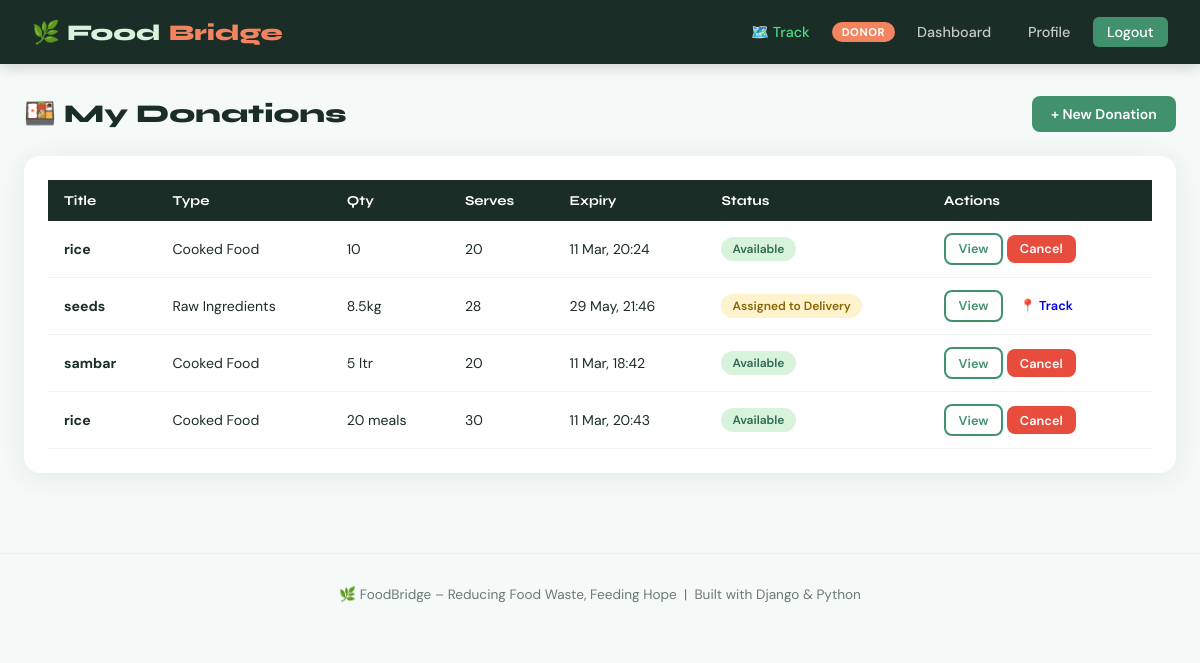
The app's page /donor/donations/ (signed in) with its own data.
### core/models.py (models this page shows, shortened)
class UserProfile(models.Model):
    ROLE_CHOICES = [
        ('donor', 'Food Donor'),
        ('delivery', 'Delivery Agent'),
        ('receiver', 'Receiver'),
    ]
    user = models.OneToOneField(User, on_delete=models.CASCADE, related_name='profile')
    role = models.CharField(max_length=20, choices=ROLE_CHOICES)
    phone = models.CharField(max_length=15, blank=True)
    address = models.TextField(blank=True)
    city = models.CharField(max_length=100, blank=True)
    pincode = models.CharField(max_length=10, blank=True)
    organization_name = models.CharField(max_length=200, blank=True)
    is_available = models.BooleanField(default=True)
    profile_pic = models.ImageField(upload_to='profiles/', blank=True, null=True)
    created_at = models.DateTimeField(auto_now_add=True)

class FoodDonation(models.Model):
    STATUS_CHOICES = [
        ('available', 'Available'),
        ('assigned', 'Assigned to Delivery'),
        ('in_transit', 'In Transit'),
        ('delivered', 'Delivered'),
        ('expired', 'Expired'),
        ('cancelled', 'Cancelled'),
    ]
    FOOD_TYPE_CHOICES = [
        ('cooked', 'Cooked Food'),
        ('raw', 'Raw Ingredients'),
        ('packaged', 'Packaged Food'),
        ('fruits_vegetables', 'Fruits & Vegetables'),
        ('bakery', 'Bakery Items'),
        ('dairy', 'Dairy Products'),
        ('other', 'Other'),
    ]
    donor = models.ForeignKey(User, on_delete=models.CASCADE, related_name='donations')
    title = models.CharField(max_length=200)
    description = models.TextField()
    food_type = models.CharField(max_length=30, choices=FOOD_TYPE_CHOICES)
    quantity = models.CharField(max_length=100)
    serves_people = models.PositiveIntegerField(default=1)
    cooking_time = models.DateTimeField(null=True, blank=True, help_text="When was the food cooked?")
    expiry_time = models.DateTimeField()
    pickup_address = models.TextField()
    city = models.CharField(max_length=100)
    pincode = models.CharField(max_length=10)
    status = models.CharField(max_length=20, choices=STATUS_CHOICES, default='available')
    food_image = models.ImageField(upload_to='food/', blank=True, null=True)
    created_at = models.DateTimeField(auto_now_add=True)
    updated_at = models.DateTimeField(auto_now=True)
    receiver = models.ForeignKey(User, on_delete=models.SET_NULL, null=True, blank=True,
                                  related_name='received_donations')
    delivery_agent = models.ForeignKey(User, on_delete=models.SET_NULL, null=True, blank=True,
                                        related_name='deliveries')
    class Meta:
        ordering = ['-created_at']

### core/views.py (the view)
# urls.py: path('donor/donations/', views.donor_donations, name='donor_donations'),
@login_required
def donor_donations(request):
    if request.user.profile.role != 'donor':
        return redirect('dashboard')
    donations = FoodDonation.objects.filter(donor=request.user)
    return render(request, 'core/donor_donations.html', {'donations': donations})

### core/templates/core/donor_donations.html (shortened to what this page needs)
{% extends 'core/base.html' %}
{% block content %}
<div class="page-header">
    <h1>🍱 My Donations</h1>
    <a href="{% url 'add_donation' %}" class="btn btn-primary">+ New Donation</a>
</div>
<div class="card">
    {% if donations %}
    <div class="table-wrap">
        <table>
            <thead><tr><th>Title</th><th>Type</th><th>Qty</th><th>Serves</th><th>Expiry</th><th>Status</th><th>Actions</th></tr></thead>
            <tbody>
            {% for d in donations %}
            <tr>
                <td><strong>{{ d.title }}</strong></td>
                <td>{{ d.get_food_type_display }}</td>
                <td>{{ d.quantity }}</td>
                <td>{{ d.serves_people }}</td>
                <td>{{ d.expiry_time|date:"d M, H:i" }}</td>
                <td><span class="badge badge-{{ d.status }}">{{ d.get_status_display }}</span></td>
                <td>
                    <a href="{% url 'donation_detail' d.pk %}" class="btn btn-outline btn-sm">View</a>
                    {% if d.status == 'assigned' or d.status == 'in_transit' %}
                        {% if d.delivery_request %}
                        <a href="{% url 'tracker_delivery' d.delivery_request.pk %}" class="btn btn-success btn-sm">📍 Track</a>
                        {% endif %}
                    {% endif %}
                    {% if d.status == 'available' %}
                        <a href="{% url 'cancel_donation' d.pk %}" class="btn btn-danger btn-sm" onclick="return confirm('Cancel this donation?')">Cancel</a>
                    {% endif %}
                </td>
            </tr>
            {% endfor %}
            </tbody>
        </table>
    </div>
    {% else %}
    <div class="empty-state">
        <div class="empty-icon">🍱</div>
        <p>No donations yet.</p>
        <br><a href="{% url 'add_donation' %}" class="btn btn-primary">Add First Donation</a>
    </div>
    {% endif %}
</div>
{% endblock %}

### core/templates/core/base.html (shortened to what this page needs)
<!DOCTYPE html>
<html lang="en">
<head>
</head>
<body>
<nav>
    <a class="nav-brand" href="{% url 'home' %}">🌿 Food<span>Bridge</span></a>
    <div class="nav-links">
        <a href="{% url 'tracker' %}" style="color: #4ade80;">🗺️ Track</a>
        {% if user.is_authenticated %}
            <span class="nav-role-badge">{{ user.profile.role }}</span>
            <a href="{% url 'dashboard' %}">Dashboard</a>
            <a href="{% url 'profile' %}">Profile</a>
            <a href="{% url 'logout' %}" class="btn-nav">Logout</a>
        {% else %}
            <a href="{% url 'login' %}">Login</a>
            <a href="{% url 'register' %}" class="btn-nav">Register</a>
        {% endif %}
    </div>
</nav>
<main>
    {% block content %}{% endblock %}
</main>
<footer>
    🌿 FoodBridge – Reducing Food Waste, Feeding Hope &nbsp;|&nbsp; Built with Django &amp; Python
</footer>
</body>
</html>

### core/templates/core/base.html (style rules this page uses)
:root { --green: #2d6a4f; --green-light: #40916c; --green-pale: #d8f3dc; --orange: #f4845f; --orange-light: #f9c784; --cream: #fefae0; --dark: #1b2d27; --gray: #6b7b74; --white: #ffffff; --shadow: 0 4px 24px rgba(45,106,79,0.10); }
* { margin: 0; padding: 0; box-sizing: border-box; }
body { font-family: 'DM Sans', sans-serif; background: #f5f9f7; color: var(--dark); min-height: 100vh; }
nav { background: var(--dark); padding: 0 2rem; display: flex; align-items: center; justify-content: space-between; height: 64px; position: sticky; top: 0; z-index: 100; box-shadow: 0 2px 16px rgba(0,0,0,0.18); }
.nav-brand { font-family: 'Syne', sans-serif; font-size: 1.4rem; font-weight: 800; color: var(--green-pale); text-decoration: none; display: flex; align-items: center; gap: 0.5rem; }
.nav-brand span { color: var(--orange); }
.nav-links { display: flex; align-items: center; gap: 0.5rem; }
.nav-links a { color: rgba(255,255,255,0.75); text-decoration: none; padding: 0.4rem 0.9rem; border-radius: 6px; font-size: 0.9rem; font-weight: 500; transition: all 0.2s; }
.nav-links a.btn-nav { background: var(--green-light); color: #fff; }
.nav-role-badge { background: var(--orange); color: #fff; font-size: 0.7rem; font-weight: 700; padding: 0.2rem 0.6rem; border-radius: 20px; text-transform: uppercase; letter-spacing: 0.05em; }
main { max-width: 1200px; margin: 0 auto; padding: 2rem 1.5rem; }
.card { background: var(--white); border-radius: 16px; padding: 1.5rem; box-shadow: var(--shadow); }
.btn { display: inline-flex; align-items: center; gap: 0.4rem; padding: 0.55rem 1.2rem; border-radius: 8px; font-weight: 600; font-size: 0.88rem; cursor: pointer; border: none; text-decoration: none; transition: all 0.2s; font-family: 'DM Sans', sans-serif; }
.btn-primary { background: var(--green-light); color: #fff; }
.btn-outline { background: transparent; border: 2px solid var(--green-light); color: var(--green-light); }
.btn-danger { background: #e74c3c; color: #fff; }
.btn-sm { padding: 0.35rem 0.8rem; font-size: 0.8rem; }
.badge { display: inline-block; padding: 0.25rem 0.7rem; border-radius: 20px; font-size: 0.75rem; font-weight: 600; }
.badge-available { background: #d8f3dc; color: #2d6a4f; }
.badge-assigned { background: #fff3cd; color: #856404; }
.page-header { display: flex; align-items: center; justify-content: space-between; margin-bottom: 1.5rem; }
.page-header h1 { font-family: 'Syne', sans-serif; font-size: 1.6rem; font-weight: 800; }
.table-wrap { overflow-x: auto; }
table { width: 100%; border-collapse: collapse; }
th { background: var(--dark); color: #fff; padding: 0.75rem 1rem; text-align: left; font-family: 'Syne', sans-serif; font-size: 0.85rem; }
td { padding: 0.75rem 1rem; border-bottom: 1px solid #eef4f0; font-size: 0.88rem; }
footer { text-align: center; padding: 2rem; color: var(--gray); font-size: 0.85rem; border-top: 1px solid #e8f0ec; margin-top: 3rem; }

### records on screen
FoodDonation: title "rice", food_type "Cooked Food", quantity "10", serves_people "20", expiry_time "11 Mar, 20:24", status "Available", shows "Cancel"
FoodDonation: title "seeds", food_type "Raw Ingredients", quantity "8.5kg", serves_people "28", expiry_time "29 May, 21:46", status "Assigned to Delivery", shows "📍 Track"
FoodDonation: title "sambar", food_type "Cooked Food", quantity "5 ltr", serves_people "20", expiry_time "11 Mar, 18:42", status "Available", shows "Cancel"
FoodDonation: title "rice", food_type "Cooked Food", quantity "20 meals", serves_people "30", expiry_time "11 Mar, 20:43", status "Available", shows "Cancel"

### other values on screen
{{ user.profile.role }} "DONOR"
